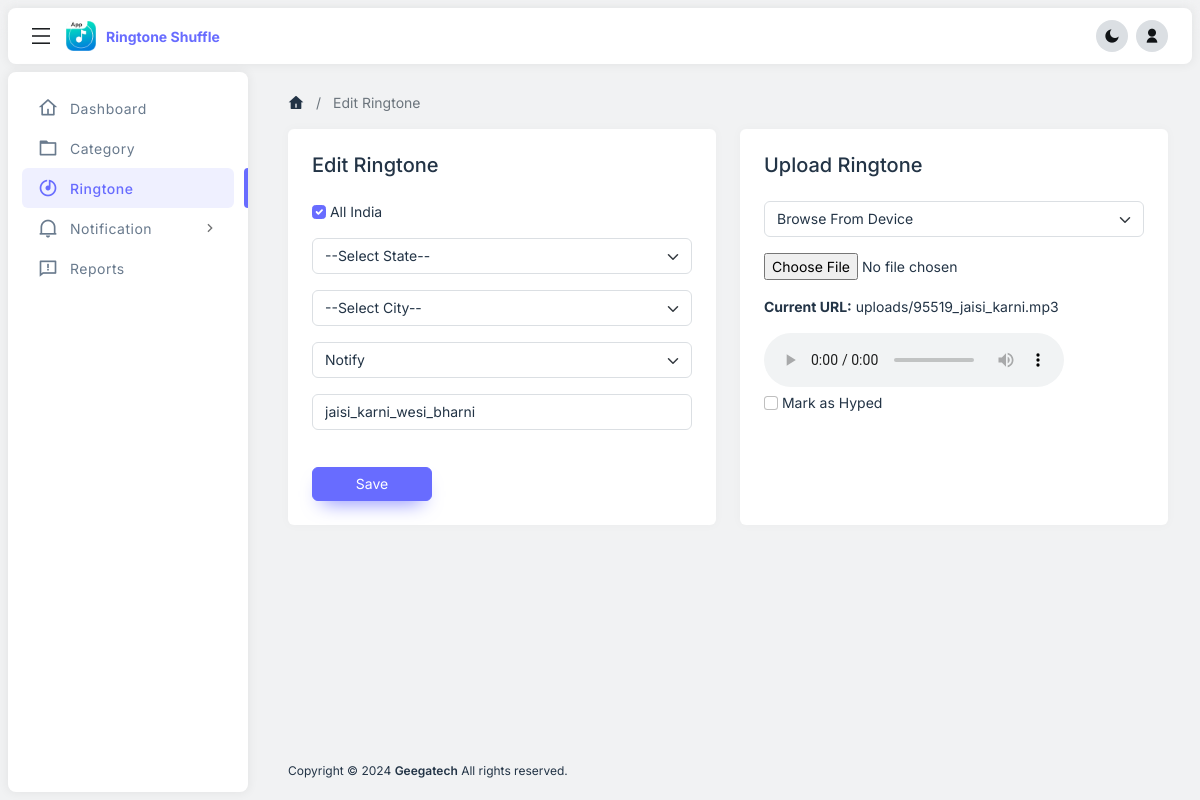
The app's page /create_ringtone.php?ringtone_id=23 (signed in) with its own data.
### tables this page shows
CREATE TABLE `tbl_ringtone` (
  `id` int(11) NOT NULL,
  `cat_id` int(11) NOT NULL,
  `state_id` int(11) DEFAULT NULL,
  `city_id` int(11) DEFAULT NULL,
  `user_id` int(11) NOT NULL,
  `ringtone_title` varchar(255) NOT NULL,
  `ringtone_url` text NOT NULL,
  `audio_type` varchar(255) NOT NULL,
  `rate_avg` int(11) NOT NULL DEFAULT 0,
  `total_rate` int(11) NOT NULL DEFAULT 0,
  `total_views` int(11) NOT NULL DEFAULT 0,
  `total_download` int(11) NOT NULL DEFAULT 0,
  `is_hyped` tinyint(4) DEFAULT 0,
  `is_all` tinyint(4) NOT NULL DEFAULT 0,
  `play_times` int(11) DEFAULT NULL,
  `active` int(1) NOT NULL DEFAULT 1,
  `status` int(1) NOT NULL DEFAULT 1,
  `created_at` datetime DEFAULT current_timestamp(),
  `updated_at` datetime DEFAULT current_timestamp() ON UPDATE current_timestamp()
);

### create_ringtone.php (the view, shortened to what this page needs)
<?php
    $page_title=(isset($_GET['ringtone_id'])) ? 'Edit Ringtone' : 'Create Ringtone';
    include("includes/header.php");
    $page_save=(isset($_GET['ringtone_id'])) ? 'Save' : 'Create';
    if(isset($_GET['ringtone_id'])){
        $qry="SELECT * FROM tbl_ringtone where id='".$_GET['ringtone_id']."'";
        $result=mysqli_query($mysqli,$qry);
        $row=mysqli_fetch_assoc($result);
    }
?>
<main id="nsofts_main">
    <div class="nsofts-container">
        <nav aria-label="breadcrumb">
            <ol class="breadcrumb align-items-center">
                <li class="breadcrumb-item d-inline-flex"><a href="dashboard.php"><i class="ri-home-4-fill"></i></a></li>
                <li class="breadcrumb-item d-inline-flex active" aria-current="page"><?php echo (isset($page_title)) ? $page_title : "" ?></li>
            </ol>
        </nav>
        <form action="" name="addeditaudio" method="POST" enctype="multipart/form-data">
            <div class="row g-4">
                <div class="col-lg-6">
                    <div class="card h-100">
                        <div class="card-body p-4">
                            <h5 class="mb-4"><?=$page_title ?></h5>
                            <div class="mb-3">
                                <input type="checkbox" name="is_all" id="is_all" class="form-check-input" <?php if(isset($row['is_all']) && $row['is_all'] == 1) { echo 'checked'; } ?>>
                                <label for="is_all">All India</label>
                            </div>
                            <div class="mb-3">
                            </div>
                            <div class="mb-3">
                            </div>
                            <div class="mb-3">
                            </div>
                            <div class="mb-3">
                                <input type="text" name="ringtone_title" id="ringtone_title" class="form-control" value="<?php if(isset($_GET['ringtone_id'])){echo $row['ringtone_title'];}?>" placeholder="Enter Ringtone title" required>
                            </div>
                            <button type="submit" name="submit" class="btn btn-primary" style="min-width: 120px;"><?=$page_save?></button>
                        </div>
                    </div>
                </div>
                <div class="col-lg-6">
                    <div class="card h-100">
                        <div class="card-body p-4">
                            <h5 class="mb-4">Upload Ringtone</h5>
                            <div class="mb-3">
                            </div>
                            <div class="mb-3" id="audio_local_display" <?php if(isset($_GET['ringtone_id'])){ ?> <?php if($row['audio_type']!='local'){?>style="display:none;"<?php }?> <?php } else { ?>  style="display:none;" <?php } ?>>
                                <input type="file" class="form-control-file" name="audio_local" accept=".mp3" onchange="fileValidationAudio()" id="audio_local" >
                            </div>
                            <?php if(isset($_GET['ringtone_id'])){ ?>
                                <?php
                                $file_path = null;
                                  $audio_file=$row['ringtone_url'];
                                  if($row['audio_type']=='local'){
                                    $audio_file=$file_path.'uploads/'.basename($row['ringtone_url']);
                                  }
                                  ?>
                            <?php } else { ?>
                                <?php $audio_file=""; ?>
                            <?php } ?>
                            <div id="audio_player" class="nemosofts-player" <?php if(isset($_GET['ringtone_id'])){ ?> <?php if($row['audio_type']!='local'){?>style="display:none;"<?php }?> <?php } else { ?>  style="display:none;" <?php } ?>>
                                <p><strong>Current URL:</strong> <?=$audio_file?></p>
                                <audio id="audio" controls src="<?=$audio_file?>"></audio>
                            </div>
                            <div class="mb-3">
                                <input type="checkbox" name="is_hyped" id="is_hyped" class="form-check-input"> <?php if(isset($row['is_hyped']) && $row['is_hyped'] == 1) { echo 'checked'; } ?>
                                <label for="is_hyped">Mark as Hyped</label>
                            </div>
                        </div>
                    </div>
                </div>
            </div>
        </form>
    </div>
</main>
<?php include("includes/footer.php");?>

### assets/css/styles.css (style rules this page uses)
:root { --ns-white: #ffffff; --ns-gray-10: #f1f2f3; --ns-gray-20: #dbdfe3; --ns-gray-30: #8592a3; --ns-gray-40: #233446; --ns-gray-100: #717273; --ns-gray-200: #636567; --ns-gray-300: #515355; --ns-gray-400: #454749; --ns-gray-500: #3a3c3e; --ns-gray-600: #202326; --ns-gray-700: #101316; --ns-primary: #686cff; --ns-secondary: var(--ns-gray-30); --ns-success: #71dd39; --ns-danger: #ff3e1d; --ns-warning: #ffab00; --ns-info: #03c2ec; --ns-dark: var(--ns-gray-40); --ns-primary-rgb: 104 108 255; --ns-secondary-rgb: 133 146 163; --ns-success-rgb: 113 221 57; --ns-danger-rgb: 255 62 29; --ns-warning-rgb: 255 171 0; --ns-info-rgb: 3 194 236; --ns-dark-rgb: 35 52 70; --ns-body-font-family: 'Inter', sans-serif; --ns-body-font-size: 14px; --ns-body-bg: var(--ns-gray-10); --ns-body-color: var(--ns-gray-40); --ns-layout-gutter: 8px; --ns-header-min-height: 56px; --ns-sidebar-width: 240px; --ns-main-padding-y: 48px; --ns-container-max-width: 1280px; --ns-bg-opacity: 1; }
body { font-family: var(--ns-body-font-family); font-size: var(--ns-body-font-size); background-color: var(--ns-body-bg); color: var(--ns-body-color); }
body:before { content: ''; position: fixed; top: 0; left: 0; width: 100%; height: 40px; background-color: rgb(255 255 255 / 5%); z-index: 1; backdrop-filter: blur(8px); }
h1, h2, h3, h4, h5, h6 { color: var(--dark-theme-bg); }
a { outline: none; color: var(--ns-primary); }
[class^="ri-"], [class*="ri-"] { line-height: 1; font-size: 16px; }
.btn { font-size: var(--ns-body-font-size); line-height: 20px; background-color: var(--ns-btn-bg); border-color: var(--ns-btn-border-color); color: var(--ns-btn-color); }
.btn-primary { --ns-btn-color: #fff; --ns-btn-bg: var(--ns-primary); --ns-btn-border-color: var(--ns-primary); --ns-btn-hover-color: #fff; --ns-btn-hover-bg: #686cff; --ns-btn-hover-border-color: #686cff; --ns-btn-active-color: #fff; --ns-btn-active-bg: #686cff; --ns-btn-active-border-color: #686cff; --ns-btn-disabled-color: #fff; --ns-btn-disabled-bg: var(--ns-primary); --ns-btn-disabled-border-color: var(--ns-primary); box-shadow: 0 10px 20px -10px #686cff; -webkit-box-shadow: 0 10px 20px -10px #686cff; }
.breadcrumb a { color: inherit; text-decoration: none; line-height: 1; display: inline-flex; }
.breadcrumb-item + .breadcrumb-item { padding-left: 12px; }
.breadcrumb-item + .breadcrumb-item::before { padding-right: 12px; }
.card { border: none; -webkit-box-shadow: 0px 0px 10px 2px rgba(0,0,0,0.02); box-shadow: 0px 0px 10px 2px rgba(0,0,0,0.02); }
.form-control, .form-select { font-size: 14px; padding-top: 8px; padding-bottom: 8px; line-height: 18px; color: var(--ns-body-color); border-color: var(--ns-gray-20); }
.form-check-input:checked { background-color: var(--ns-primary) !important; border-color: var(--ns-primary); }
#nsofts_main, #nsofts_footer { padding: var(--ns-layout-gutter); -webkit-transition: all 0.35s; transition: all 0.35s; }
#nsofts_main { margin-top: calc(var(--ns-header-min-height) + (var(--ns-layout-gutter) * 2)); min-height: calc(100vh - (var(--ns-header-min-height) + (var(--ns-layout-gutter) * 4) + 66px)); }
.nsofts-container { width: 100%; max-width: var(--ns-container-max-width); margin-left: auto; margin-right: auto; }
@media (min-width: 1200px) { #nsofts_main, #nsofts_footer { padding-left: 32px; padding-right: 32px; margin-left: calc(var(--ns-sidebar-width) + (var(--ns-layout-gutter) * 2)); } }
@media (min-width: 1200px) { #nsofts_main { margin-top: calc(var(--ns-header-min-height) + (var(--ns-layout-gutter) * 3.5)); } }

### records on screen
tbl_ringtone: is_all "☑", ringtone_title "jaisi_karni_wesi_bharni", ringtone_url "uploads/95519_jaisi_karni.mp3"

### other values on screen
APP_NAME "Ringtone Shuffle"
$page_title "Edit Ringtone"
$page_save "Save"
